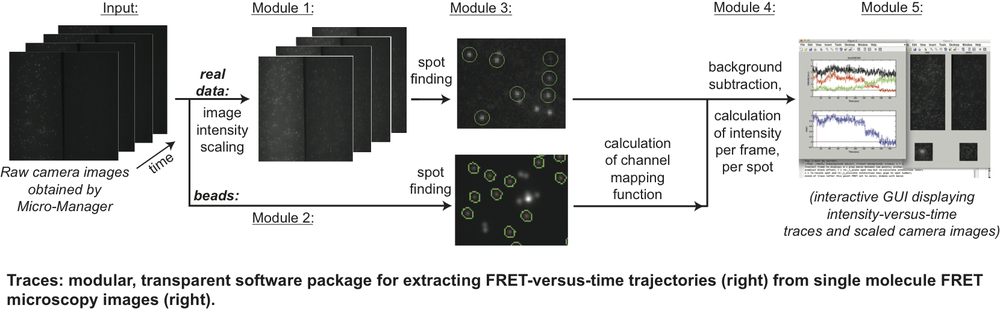
%> input picture Manual/TracesImg_ForGitRepo.png, 1000 x 311 px, shrunk from 1660 x 517 before the run
$ octave --eval "result = FindSpotsV5(imread('../Manual/TracesImg_ForGitRepo.png'));"   (GNU Octave 9; MATLAB toolbox functions it lacks are replaced by stand-ins)
%> lines starting %> are read from the running program, lines starting %| are printed output that depends on the picture; in (x1, y1, x2, y2) boxes, pixels count from 0 and x2, y2 are one past the last pixel; in counts of white or black regions, pixels touching at a corner belong together; the program's own positions count from 1
### FindSpotDists.m
% function Dists = FindSpotDists(spots1,spots2)
%
% Find the pairwise distances between all the spots in spots1 and all
% the spots in spots2 (or spots1 with itself, if no spots2 is passed). Spots
% 1 and spots2 must be (x,y) pairs of positions along either the rows or the columns.
%
% Returns a matrix of distances of size length(spots1) by length(spots2),
% where each row is the distance from each spot in spots1 to each spot in
% spots2.
%
% Copyright (C) 2014 Stephanie Johnson, University of California, San Francisco
% This program is free software: you can redistribute it and/or modify
% it under the terms of the GNU General Public License as published by
% the Free Software Foundation, either version 3 of the License, or
% (at your option) any later version.
%
% This program is distributed in the hope that it will be useful,
% but WITHOUT ANY WARRANTY; without even the implied warranty of
% MERCHANTABILITY or FITNESS FOR A PARTICULAR PURPOSE.  See the
% GNU General Public License for more details.
%
% A copy of the GNU General Public License can be found in the LICENSE.txt
% file that accompanies this software; it can also be found at
% <http://www.gnu.org/licenses/>.

function Dists = FindSpotDists(spots1,spots2)

if ~exist('spots2','var') spots2 = spots1; end

% Make the inputs 2-by-numspots matrices, if they're not already:
if size(spots1,1)~=2
    spots1 = transpose(spots1);
end
if size(spots2,1)~=2
    spots2 = transpose(spots2);
end

Dists = zeros(size(spots1,2),size(spots2,2));

% [19 lines of commented-out code are left out]

Dists = sqrt(bsxfun(@plus,sum(spots1.^2,1)',sum(spots2.^2,1))-2*spots1'*spots2);
% What the above line does:
% sum(spots1.^2,1)' will be a size(spots1,2) column that contains the norm^2
%   of each column of spots1
% sum(spots2.^2,1) will be a size(spots2,2) row that contains the norm^2 of
%   each column of spots2
% bsxfun(@plus,sum(spots1.^2,1)',sum(spots2.^2,1)) will be a size(spots1,2)
%   by size(spots2,2) matrix where each element (i,j) is
%   norm(spots1(:,i))^2+norm(spots2(:,j))^2

### core/FindSpotsV5.m
% function [spots,n,xout] = FindSpotsV5(img,varargin)
%
% Given an image (ie. a matrix of intensity values), find the centers of all
% the spots. Also accepts a movie, in which case it will analyze the first
% mov_fr frames.
%
% Does some spot screening: spots can't be too close to another spot or to
% the edge, where "too close" is defined by maxsize.
%
% Inputs:
% img: image (matrix of pixel intensities: x-by-y pixels, or x by y by time,
%   where time is in the third dimension)
%
% Optional inputs: These must be entered in pairs:
% <parameter_name1>,<value1>,<parameter_name2>,<value2>, ...
%
% 'maxsize',<val>: Spots will be excluded if their centers are closer than maxsize.
%   Default is 6 pixels.
% 'NeighborhoodSize',<val>: A little bigger than the size we expect spots to be
%   (area); for ordfilt2. Neighborhood in which to look for local maxima and
%   minima. Needs to be a perfect square.  Best if sqrt(maxsize) is odd.  Default is 9^2.
% 'ShowResults',1: to show an image at the end with boxes
%   around all the spots (you can also use ScreenSpots for this, which has
%   an interactive component). Default is 0.
% 'UserThresh',<val>: Instead of calculating a threshold for "true" maxima
%   automatically, will use val.
% 'ImgTitle',<string>: If ShowResults is 1 and you want to give the image a title
%   (e.g., 'Green' so you know it's the green channel currently being analyzed).
%   Default is 'Spots'.
% 'FramesToAvg',<val>: If given a movie, number of frames to average before
%   finding spots. Default is 10 frames.
% 'Method','Centroid' OR 'Method','GaussFit': Refine the spot center by
%   finding the centroid/center of mass; or by a local 2D Gaussian fit.
%   Default is to take the pixel with the max intensity as the center.
%   Currently centroid actually does a worse job than the default.
%   GaussFit takes about 2x longer. It also does some additional refinement
%   of spot selections that take advantage of having fit a Gaussian:
%   checking the background is sufficiently low around the spot, and checking
%   the variance doesn't indicate the spot is just one pixel.
%   NOTE: GaussFit tends to do better with a slightly smaller maxsize
%   parameter than you might use with the default parameter, BUT it should
%   be large enough to have enough background to fit. So, for example, if your beads are
%   roughly 4 pixels across, a maxsize of 8 is good.
%
% Outputs:
% Spots:  a 2-by-numspots vector where each column is the (row,col) for the center of
%   each spot found in terms of the matrix of intensities that makes the
%   image.  Note row and col don't need to be integers here--but I'm keeping
%   the output in terms of the coordinate system of the matrix, not normal
%   Cartesian (x,y) coordinates according to how Matlab plots images.
% n,xout: outputs of the histogram of "diffs", in case the user wants to
%   choose a better threshold for true maxima
% truemaxthresh: The threshold that was used to choose true maxima
%
% NOTE if you do not have the Curve Fitting toolbox, you can set an initial
% default threshold for "diffs" with the defaultthresh parameter at the
% beginning of the function.
%
% Algorithm for finding spots:
% (1) Identify pixels that are their maxes or mins in a local
% neighborhood.
% (2) Identify as true local maxes those maxes that are significantly bigger
% than the surrounding minima.
% (3) Do some light screening of spots: don't include any too close to the
% edges of the image.
% (4) Return either the position of the max intensity or the center
% position refined by centroid calculation or 2D Gaussian fit.
%
% The MIT License (MIT)
%
% Copyright (c) 2014 Stephanie Johnson, University of California, San Francisco
%
% Permission is hereby granted, free of charge, to any person obtaining a copy
% of this software and associated documentation files (the "Software"), to deal
% in the Software without restriction, including without limitation the rights
% to use, copy, modify, merge, publish, distribute, sublicense, and/or sell
% copies of the Software, and to permit persons to whom the Software is
% furnished to do so, subject to the following conditions:
%
% The above copyright notice and this permission notice shall be included in all
% copies or substantial portions of the Software.
%
% THE SOFTWARE IS PROVIDED "AS IS", WITHOUT WARRANTY OF ANY KIND, EXPRESS OR
% IMPLIED, INCLUDING BUT NOT LIMITED TO THE WARRANTIES OF MERCHANTABILITY,
% FITNESS FOR A PARTICULAR PURPOSE AND NONINFRINGEMENT. IN NO EVENT SHALL THE
% AUTHORS OR COPYRIGHT HOLDERS BE LIABLE FOR ANY CLAIM, DAMAGES OR OTHER
% LIABILITY, WHETHER IN AN ACTION OF CONTRACT, TORT OR OTHERWISE, ARISING FROM,
% OUT OF OR IN CONNECTION WITH THE SOFTWARE OR THE USE OR OTHER DEALINGS IN THE
% SOFTWARE.

function [spots,n,xout,truemaxthresh] = FindSpotsV5(img,varargin)

% PARAMETERS

% If you do not have the Curve Fitting toolbox, choose a convenient default
% threshold here.  It will likely be pretty good for most of your movies,
% and you can use the interactive SptFindUserThresh subfunction in smFRET.m
% to refine as necessary:
defaultThresh = 0.15;
%%%%TODO:
%%%%Likelihood estimation for better automatic threshold detection

% Defaults for optional inputs:
NeighborhoodSize = 9^2;
maxsize = 6;
ShowResults = 0;
Method = 'default';
UserThresh = 0;
boxsize = maxsize;
ImgTitle = 'Spots';
mov_fr = 10; % Number of frames to average over, if given a movie

% Optional inputs:
if ~isempty(varargin)
    for i=1:2:length(varargin)
        if strcmpi(varargin{i},'ShowResults')
            ShowResults = varargin{i+1};
        elseif strcmpi(varargin{i},'Method')
            Method = varargin{i+1};
        elseif strcmpi(varargin{i},'UserThresh')
            UserThresh = 1;
            truemaxthresh = varargin{i+1};
        elseif strcmpi(varargin{i},'ImgTitle')
            ImgTitle = varargin{i+1};
        elseif strcmpi(varargin{i},'maxsize')
            maxsize = varargin{i+1};
            boxsize = maxsize;
        elseif strcmpi(varargin{i},'NeighborhoodSize')
            NeighborhoodSize = varargin{i+1};
        elseif strcmpi(varargin{i},'FramesToAvg')
            mov_fr = varargin{i+1};
        end
    end
end

% Other defaults:
cen_boxsize = round(maxsize/2); % Size of the box to use for centroid
    % calculation or GaussFit will be cen_boxsize*2+1
%bkgnd_tolerance = 0.01; %This is good for beads and background-subtracted DNAs, which is what
    % FindSpots is called on
bkgnd_tolerance = 0.02;

% Error handling for inputs:
if rem(NeighborhoodSize,sqrt(NeighborhoodSize))~=0
    disp('Spot finding: NeighborhoodSize must be a perfect square.')
    spots = -1;
    n = -1;
    xout = -1;
    return
end

% Make sure the image is properly scaled, and average if given a movie:
if size(img,3)==1
    imggray = mat2gray(img);
    mov = 0;
elseif size(img,3)>=mov_fr
    imggray = mat2gray(sum(img(:,:,1:mov_fr),3)./mov_fr);
    mov = 1;
else
    imggray = mat2gray(sum(img,3)./size(img,3));
    mov = 1;
end

% May need to do some background subtraction and/or smoothing here, or maybe
% only for the non-movie inputs? So far seems fine.  Maybe I'll leave
% that for the user to do before passing in the image. Ha lab code does
% NOT smooth before spot-finding (but they DO background subtract).
% Update 4/2014: Decided to have the user do this before passing in an
% image, to make it easier to choose not to.

% SPOTFINDING
% (1) Define a neighborhood as NeighborhoodSize square pixels--want the max and min
% calculations to be over areas roughly the size we expect beads to be
maxes = ordfilt2(imggray,NeighborhoodSize,ones(sqrt(NeighborhoodSize),sqrt(NeighborhoodSize)));
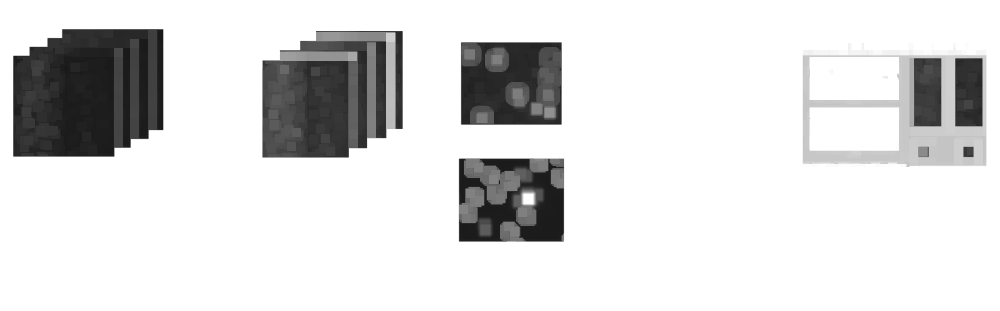
%> maxes: size 311x1000 double; min 0.0993, max 1, mean 0.864
    % Note about ordfilt: This tests over square neighborhoods; make a matrix that's not ones
    % everywhere to look over some other kind of domain shape.
mins  = ordfilt2(imggray,1,ones(sqrt(NeighborhoodSize),sqrt(NeighborhoodSize)));
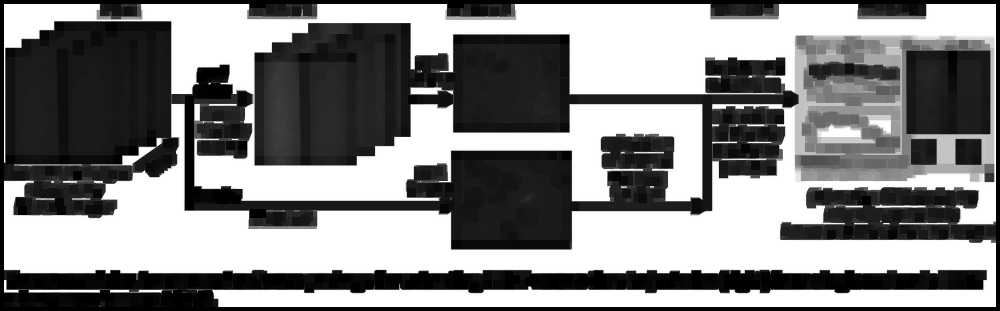
%> mins: size 311x1000 double; min 0, max 1, mean 0.52

% (2) Identify true maxes.
% Need to define a threshold for true maxes.
% If we histogram diffs, we'll see two peaks, one for true maxes, one for
% background.  Best way to pick a threshold is to use a likelihood ratio test
% to pick where the diffs are most likely to be part of the true maxes peak
% and unlikely to be part of the background peak.  For now, just picking the
% mean value between the centerpoints of two gaussians fit to a histogram of
% the diffs (works ok mostly)
diffs = maxes-mins;
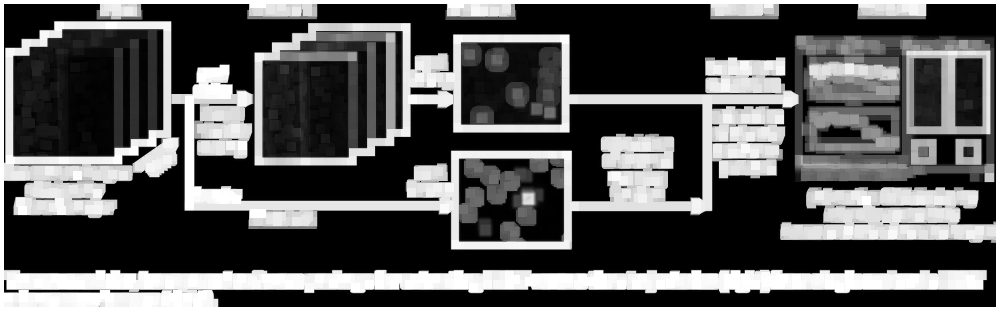
%> diffs: size 311x1000 double; min 0, max 1, mean 0.343
[n,xout] = hist(reshape(diffs,1,numel(diffs)),50);
%> n = 50 values, max 139664 at index 1, min 672 at index 31, mean 6220; xout = 50 values from 0.01 to 0.99
if ~UserThresh
    % Update 12/2013: Since not all the computers we run this code on have
    % the Curve fitting toolbox, default to threshold of 0.15 if necessary.
    % Turns out this does pretty well for most images.
    try
        opts = fitoptions('gauss2','Algorithm','Trust-Region','lower',[0 0 0 0 0.15 0],...
            'upper',[Inf 1 Inf Inf 1 Inf],'StartPoint',[1 0.1 1 1 0.5 1]);
        fitparams = fit(xout',n','gauss2',opts);
        truemaxthresh = mean([fitparams.b1,fitparams.b2]);
    catch
        truemaxthresh = defaultThresh;
    end
end
truemaxes = (maxes-mins) > truemaxthresh;
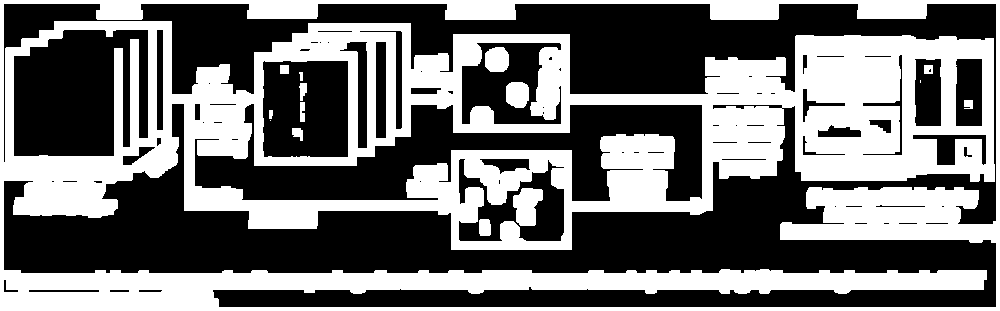
%> truemaxes: size 311x1000 logical; 44.5% white; 15 white regions (2 under 20 px), largest, box (x1, y1, x2, y2) and area: (0, 0, 1000, 311) 135867, (513, 188, 543, 226) 832, (506, 82, 529, 108) 523
% Finally find where the value of the image equals the local max, and keep
% this local max only if truemax for that pixel is 1:
temppeaks = find((imggray==maxes).*truemaxes);
%> temppeaks = 56384 values from 1 to 311000
%> the run ends on the next line
% Find uses linear indexing (which is done column-wise), so convert these to (row,col):
[peaks_i,peaks_j] = ind2sub(size(imggray),temppeaks);
peaks = [peaks_i,peaks_j]';

if ShowResults
    disp(sprintf('Number of peaks found: %d',size(peaks,2)))
end

% SPOT REFINEMENT
% For deciding if spots are too close together: first need to find all the
% distances between spots:
Dists = FindSpotDists(peaks);
% Declare that spots can't have centers closer than maxsize:
spottooclose = Dists>maxsize;
% Each row will be all 1's if the spot represented by the row is more than
% maxsize away from another spot.  If there's another spot too
% close, one or more elements will be zero.  So below, ask if the sum of a
% peak's row is equal to the length of the row (minus one, because of the
% zero element where it's too close to itself)

% Exclude any peaks that are too close to the boundaries or to another spot,
% and calculate centroid or 2D GaussFit if user desires:
spots = [];
for i = 1:size(peaks,2)
    if (peaks(1,i)-maxsize)>=1 && (peaks(1,i)+maxsize)<=size(imggray,1) && ...
            (peaks(2,i)-maxsize)>=1 && (peaks(2,i)+maxsize)<=size(imggray,2) && ...
            sum(spottooclose(i,:))==length(spottooclose(i,:))-1
        % Keep this peak.
        if strcmpi(Method,'Centroid')
            cen = FindSpotCentroid(imggray((peaks(1,i)-cen_boxsize):(peaks(1,i)+cen_boxsize),...
                (peaks(2,i)-cen_boxsize):(peaks(2,i)+cen_boxsize)));
            % Because the center-finding algorithms were passed only a
            % submatrix (ie a cropped image of each spot), they returned the (row,col) of
            % the center of the spot in terms of submatrix.  Want to
            % return centers relative to the original imggray matrix:
            spots(:,end+1) = [peaks(1,i)-cen_boxsize-1+cen(1); peaks(2,i)-cen_boxsize-1+cen(2)];
            clear cen
        elseif strcmpi(Method,'GaussFit')
            params.DNASize = maxsize;
            params.UseSymGauss = 0;
            [tempspot, ~] = FindRefinedSpotCenters(imggray,peaks(:,i),bkgnd_tolerance,params);
            if ~isempty(tempspot)
                spots(:,end+1) = tempspot;
            end
        else
            spots(:,end+1) = peaks(:,i);
        end
    % [17 lines of commented-out code are left out]
    end
end

if ShowResults
    disp(sprintf('Number of peaks kept: %d',size(spots,2)))
end

% For checking the results: make a figure that puts a box around each spot
% found.  Also put a red x where it thinks the center of each spot is.
% Updated 1/2014 for some error handling in case no spots were found:
if ShowResults && size(spots,1) > 0 && size(spots,2) > 0
    PutBoxesOnImageV4(imggray,spots,boxsize,0);
    title(ImgTitle,'Fontsize',16)
end
